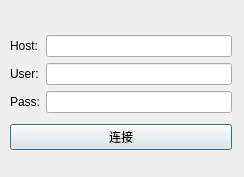
<?xml version="1.0" encoding="UTF-8"?>
<ui version="4.0">
 <class>FtpConnectDlg</class>
 <widget class="QDialog" name="FtpConnectDlg">
  <property name="geometry">
   <rect>
    <x>0</x>
    <y>0</y>
    <width>244</width>
    <height>177</height>
   </rect>
  </property>
  <property name="windowTitle">
   <string>Dialog</string>
  </property>
  <widget class="QWidget" name="">
   <property name="geometry">
    <rect>
     <x>10</x>
     <y>30</y>
     <width>222</width>
     <height>125</height>
    </rect>
   </property>
   <layout class="QVBoxLayout" name="verticalLayout">
    <item>
     <layout class="QGridLayout" name="gridLayout">
      <item row="0" column="0">
       <widget class="QLabel" name="label_host">
        <property name="text">
         <string>Host:</string>
        </property>
       </widget>
      </item>
      <item row="0" column="1">
       <widget class="QLineEdit" name="lineEdit_Host"/>
      </item>
      <item row="1" column="0">
       <widget class="QLabel" name="label_user">
        <property name="text">
         <string>User:</string>
        </property>
       </widget>
      </item>
      <item row="1" column="1">
       <widget class="QLineEdit" name="lineEdit_User"/>
      </item>
      <item row="2" column="0">
       <widget class="QLabel" name="label_pass">
        <property name="text">
         <string>Pass:</string>
        </property>
       </widget>
      </item>
      <item row="2" column="1">
       <widget class="QLineEdit" name="lineEdit_Pass"/>
      </item>
     </layout>
    </item>
    <item>
     <widget class="QPushButton" name="btn_connect">
      <property name="text">
       <string>连接</string>
      </property>
     </widget>
    </item>
   </layout>
  </widget>
 </widget>
 <resources/>
 <connections/>
</ui>
